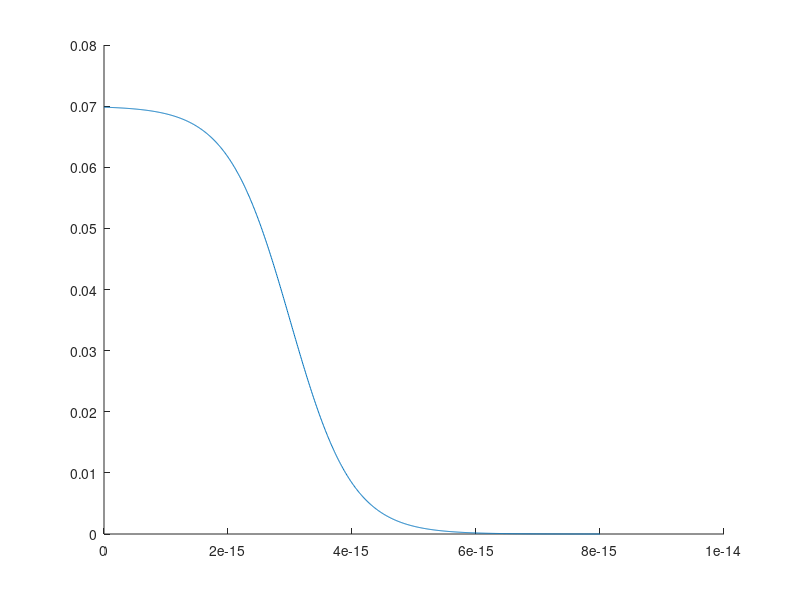
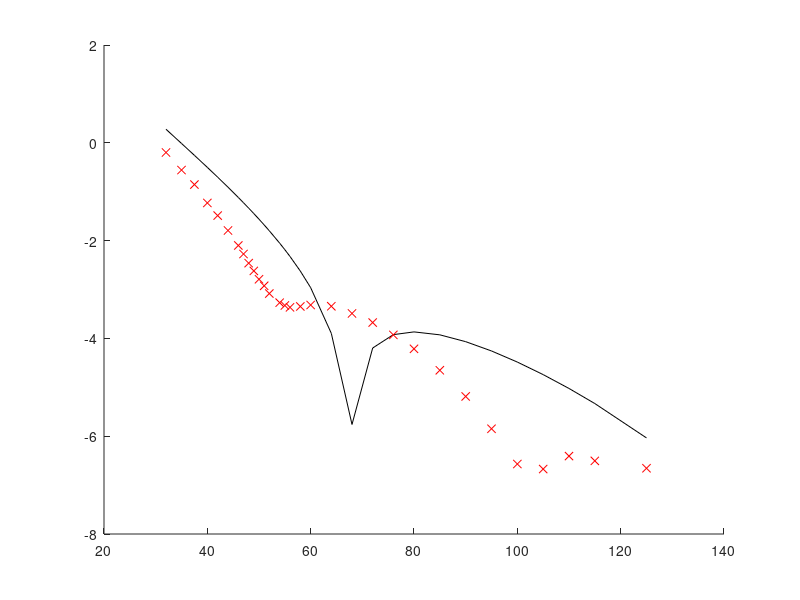

Write MATLAB code to recreate these figures, in order. (Note: this script raises an error after producing the figures.)
%% Constants
global hbar q_e m_e c alpha eV millibarn_per_sr
% Fundamental
hbar  = 6.62607004e-34/(2*pi);
q_e   = 1.60217662e-19;
m_e   = 9.109e-31;
c     = 299792458;
alpha = 1/137;

% Unit conversion
eV = 1.60217662e-19;
millibarn_per_sr = 1e31*2*pi;

% Functions
gamma = @(E) E/(m_e*c^2);
p_e = @(E) sqrt((E/c).^2 - m_e^2*c^2); 
v = @(E) p_e(E)./(m_e*gamma(E));
beta = @(E) v(E)/c;

% Measurement data
theta = load("data/theta.tsv");
theta_rad = theta*pi/180;
cross_section = load("data/cross_section.tsv");
meas_error = load("data/meas_error.tsv");

% Experiment
Z_Ca40 = 20;
Z_e = 1;
E_250MeV = 250e6*eV;

% Used for passing data to functions
data = [theta_rad, cross_section, meas_error];
exp_values = [Z_Ca40, Z_e, E_250MeV];

%% Proton density and fitting vector
% Create initial guesses for the fitting!
% rho_0 highest proton density
% a middle of fall off
% b sharpness of the falls off
rho_0 = q_e*0.07*1e45; 
a_0 = 3e-15;  
b_0 = 0.5e-15;

% Scaling for fsolve to work with equally big paramters
X_real = [rho_0, a_0, b_0];
X_scale = [1/rho_0, 1/a_0, 1/b_0];
X_0 = X_real.*X_scale;

% Proton density that we want to optimize
% X(1) = rho_0, X(2) = a, X(3) = b
rho_ch = @(X, r) (X(1)/X_scale(1))./(1 + exp((r-(X(2)/X_scale(2)))./(X(3)/X_scale(3))));

% Plot of the proton desnsity with the initial guesses
figure(1)
clf; hold on;
r = linspace(0,8,1000)*1e-15;
plot(r, rho_ch(X_0, r)/(q_e*1e45))

%%
% Theoretical cross-section
% Difference of p_e before and after collision with Ca40
% Assumes the heavy core to be stationary and not recoil from collision 
q_diff = @(E, theta) sqrt(4*p_e(E).^2*sin(theta/2).^2);

% Form factor integral spilt into two pieces
form_const      = @(E, theta) 4*pi*hbar./(Z_Ca40*q_e*q_diff(E, theta));
form_integrand  = @(X, r, E, theta) r.*rho_ch(X, r).*sin(q_diff(E, theta).*r/hbar);
form_integral   = @(X, E, theta) integral(@(r) form_integrand(X, r, E, theta), 0, 100e-15,'ArrayValued',true);
formfactor      = @(X, E, theta) form_integral(X, E, theta).*form_const(E, theta);

% The Rutherford and Mott cross-sections
cross_ruth      = @(E, theta) (Z_e*Z_Ca40*alpha*hbar*c)^2./(4*beta(E)^4*E^2*sin(theta/2).^4);
cross_mott      = @(E, theta) cross_ruth(E, theta).*(1 - beta(E)^2*sin(theta/2).^2);

% Together they make the theoretical cross-section to be fitted against the
% measurement!
cross_theo      = @(X, E, theta) cross_mott(E, theta).*abs(formfactor(X, E, theta)).^2;

figure(2)
clf; hold on;
plot(theta, log10(cross_theo(X_0, E_250MeV,theta_rad)*millibarn_per_sr),'black')
plot(theta, log10(cross_section),'redx')

%% Iterate between opt. constrain and opt. cross-section

options_constraint = optimoptions('fsolve','Algorithm',           'levenberg-marquardt',...
                                           'Display',             'off',...
                                           'StepTolerance',       1e-15,...
                                           'FunctionTolerance',   1e-10);
X_con = fsolve(@(X) optimize_constraint(X, rho_ch, exp_values, q_e), X_0, options_constraint); 

theta_rad_fit = [theta_rad;0];
cross_section_fit = [cross_section./meas_error;0];

X_star = lsqcurvefit(@(X,theta) optimize_lsq(X, theta, rho_ch, cross_theo, data, exp_values, millibarn_per_sr, q_e),...
                                X_con,...
                                theta_rad_fit,...
                                cross_section_fit);
                           

%%
% check optimized theoretic cross-section
figure(3)
clf; hold on;
plot(theta, log10(cross_theo(X_0, E_250MeV,theta_rad)*millibarn_per_sr),'black')
plot(theta, log10(cross_section),'redx')
plot(theta, log10(cross_theo(X_star, E_250MeV,theta_rad)*millibarn_per_sr),'blue')

radius = rms_r(X_star, rho_ch, exp_values, q_e)
integrand       = @(X, r) rho_ch(X, r).*r.^2;
total_charge    = @(X) (4*pi/q_e)*integral(@(r) integrand(X, r), 0, 100e-15);
total_charge(X_star)

